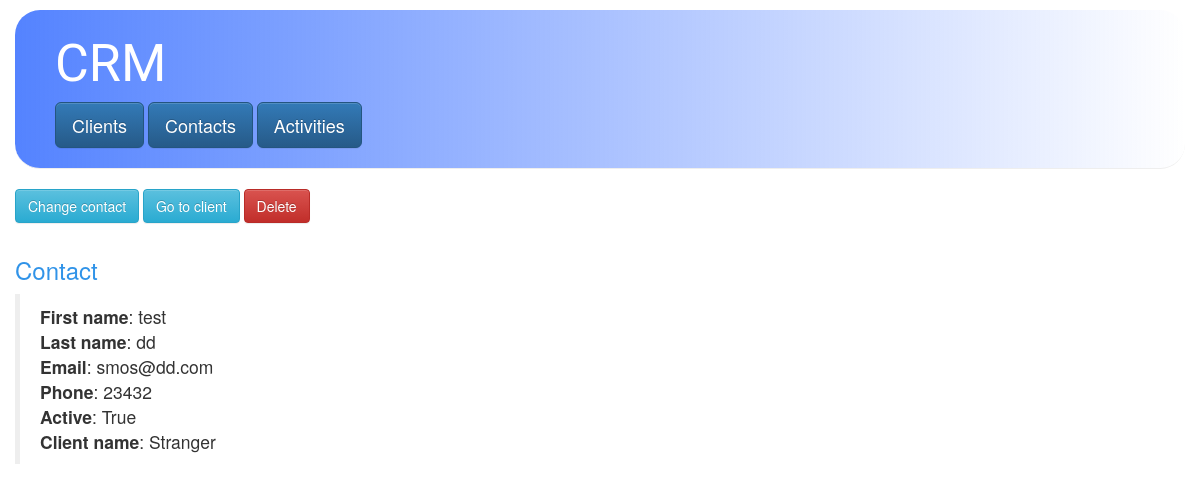
/crm/contacts/6/, run on an earlier commit of the app's database.
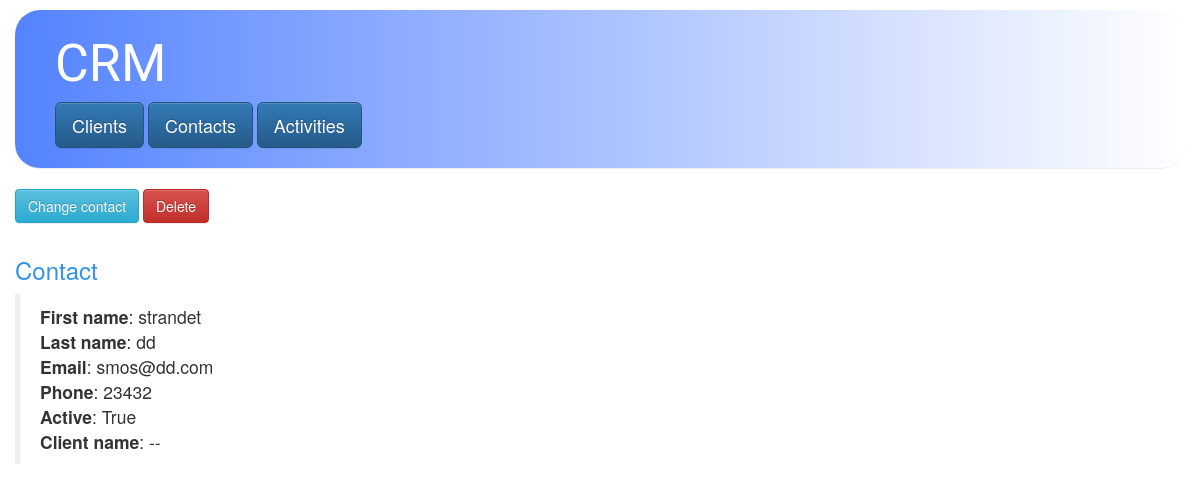
And on a later commit of the database.
### crm/models.py (models this page shows, shortened)
class Contact(models.Model):
    first_name = models.CharField(max_length=200)
    last_name = models.CharField(max_length=200)
    email = models.EmailField()
    phone = models.IntegerField()
    client = models.ForeignKey(Client, on_delete=models.SET_NULL,null=True,blank=True)
    active = models.BooleanField(default=True)
    def str_with_html(self):
        template = u'<b>First name</b>: {}\n<b>Last name</b>: {}\n<b>Email</b>: {}\n<b>Phone</b>: {}\n<b>Active</b>: {}\n<b>Client name</b>: {}\n'
        return template.format(self.first_name,self.last_name,
                          self.email,str(self.phone),
                          str(self.active),self.client.name if self.client else '--')

class Client(models.Model):
    name = models.CharField(max_length=200)
    loyal = models.BooleanField(default=False)
    def __unicode__(self):
        return u'Name: {} Id: {} Loyal: {}'.format(self.name,self.id, self.loyal)

### crm/views.py (the view)
# urls.py: url(r'^contacts/(?P<pk>[0-9]+)/$', views.DistinctContact.as_view(), name='contact'),
class DistinctContact(Distinct):
    form_class = ContactCreation
    model = Contact
    template_name = 'crm/contact_detail.html'
    all_template = 'contacts'
    distinct_template = 'contact'

### crm/forms.py
class ContactCreation(forms.ModelForm):
    class Meta:
        model = Contact
        fields = ('first_name',
    'last_name',
    'email' ,
    'phone' ,
    'client',
    'active')

### crm/templates/crm/contact_detail.html (shortened to what this page needs)
{% extends 'crm/base.html' %}
{% block content %}
{% load bootstrap %}
<button class="btn btn-s btn-info" data-toggle="collapse" data-target="#hide-me">Change contact</button>
{% if contact.client %}
<a href="{% url 'crm:client' contact.client.id%}" class="btn btn-s btn-info">{{ "Go to client" }}</a>
{% endif %}
<form  method="post">
  <input type="submit" value="Delete" class="btn btn-s btn-danger" onclick="return confirm('Are you sure?')"/>
</form>
<br>
<h3>Contact</h3>
<blockquote>
  {{contact.str_with_html|safe|linebreaks}}
</blockquote>
{% endblock content %}

What changed in the data, as far as the page shows it:
changed Contact: str_with_html "First name : test Last name : dd Email : smos@dd.com Phone : 23432 Active : True Client name : Stranger" → "First name : strandet Last name : dd Email : smos@dd.com Phone : 23432 Active : True Client name : --"; client_id 4 → empty (drawn)
Also different on the page:
{{ "Go to client" }}: "Go to client" → (not shown)
